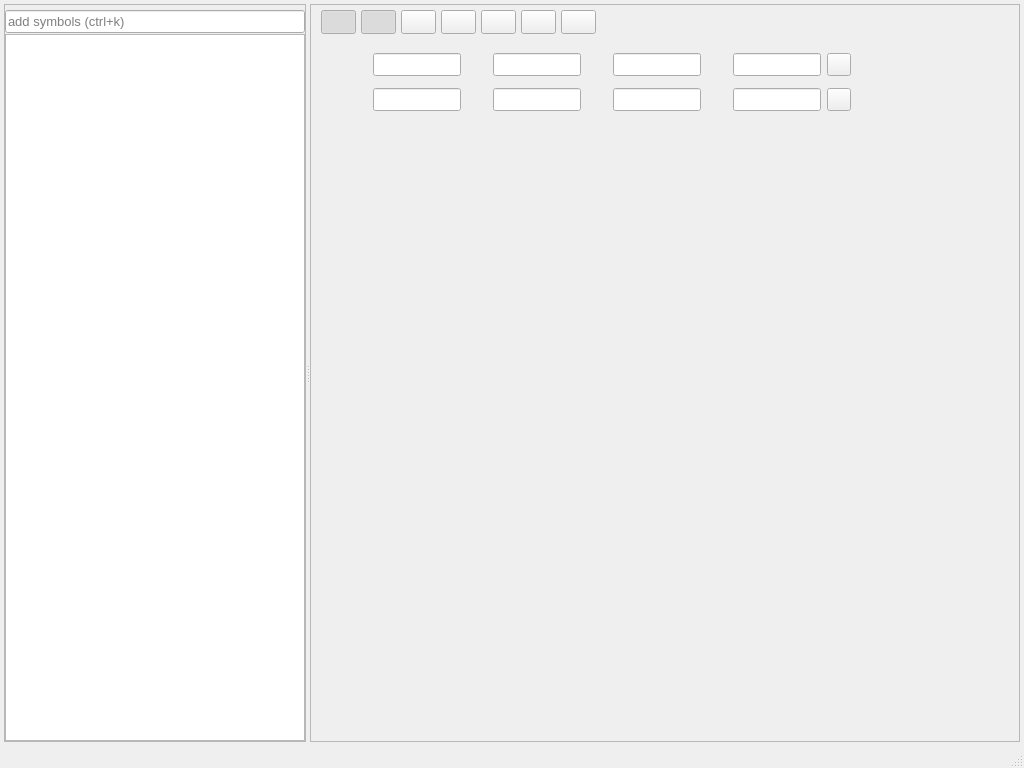
<?xml version="1.0" encoding="UTF-8"?>
<ui version="4.0">
 <class>MainWindowUi</class>
 <widget class="QMainWindow" name="MainWindowUi">
  <property name="geometry">
   <rect>
    <x>0</x>
    <y>0</y>
    <width>1024</width>
    <height>768</height>
   </rect>
  </property>
  <property name="font">
   <font>
    <pointsize>10</pointsize>
   </font>
  </property>
  <property name="windowTitle">
   <string>GDB ImageWatch</string>
  </property>
  <property name="styleSheet">
   <string notr="true">QFrame#frame { border: 0; }
QFrame#frame_2 { margin-top: 5px; border: 0; }
QStatusBar::item { border: 0; };</string>
  </property>
  <widget class="QWidget" name="centralwidget">
   <layout class="QHBoxLayout" name="horizontalLayout">
    <property name="leftMargin">
     <number>4</number>
    </property>
    <property name="topMargin">
     <number>4</number>
    </property>
    <property name="rightMargin">
     <number>4</number>
    </property>
    <property name="bottomMargin">
     <number>4</number>
    </property>
    <item>
     <widget class="QSplitter" name="splitter">
      <property name="enabled">
       <bool>true</bool>
      </property>
      <property name="orientation">
       <enum>Qt::Horizontal</enum>
      </property>
      <widget class="QFrame" name="frame">
       <property name="frameShape">
        <enum>QFrame::StyledPanel</enum>
       </property>
       <property name="frameShadow">
        <enum>QFrame::Raised</enum>
       </property>
       <property name="lineWidth">
        <number>0</number>
       </property>
       <layout class="QHBoxLayout" name="horizontalLayout_2">
        <property name="spacing">
         <number>6</number>
        </property>
        <property name="leftMargin">
         <number>0</number>
        </property>
        <property name="topMargin">
         <number>5</number>
        </property>
        <property name="rightMargin">
         <number>0</number>
        </property>
        <property name="bottomMargin">
         <number>0</number>
        </property>
        <item>
         <layout class="QVBoxLayout" name="verticalLayout_3" stretch="0,0">
          <property name="spacing">
           <number>1</number>
          </property>
          <item>
           <widget class="SymbolSearchInput" name="symbolList">
            <property name="minimumSize">
             <size>
              <width>300</width>
              <height>0</height>
             </size>
            </property>
            <property name="maximumSize">
             <size>
              <width>16777215</width>
              <height>16777215</height>
             </size>
            </property>
            <property name="font">
             <font>
              <pointsize>10</pointsize>
             </font>
            </property>
            <property name="statusTip">
             <string/>
            </property>
            <property name="accessibleDescription">
             <string/>
            </property>
            <property name="placeholderText">
             <string>add symbols (ctrl+k)</string>
            </property>
           </widget>
          </item>
          <item>
           <widget class="QListWidget" name="imageList">
            <property name="enabled">
             <bool>true</bool>
            </property>
            <property name="sizePolicy">
             <sizepolicy hsizetype="Expanding" vsizetype="Expanding">
              <horstretch>0</horstretch>
              <verstretch>0</verstretch>
             </sizepolicy>
            </property>
            <property name="minimumSize">
             <size>
              <width>300</width>
              <height>0</height>
             </size>
            </property>
            <property name="maximumSize">
             <size>
              <width>16777215</width>
              <height>16777215</height>
             </size>
            </property>
            <property name="font">
             <font>
              <pointsize>10</pointsize>
             </font>
            </property>
            <property name="horizontalScrollBarPolicy">
             <enum>Qt::ScrollBarAsNeeded</enum>
            </property>
            <property name="sizeAdjustPolicy">
             <enum>QAbstractScrollArea::AdjustIgnored</enum>
            </property>
            <property name="dragDropMode">
             <enum>QAbstractItemView::InternalMove</enum>
            </property>
            <property name="iconSize">
             <size>
              <width>100</width>
              <height>100</height>
             </size>
            </property>
            <property name="resizeMode">
             <enum>QListView::Adjust</enum>
            </property>
            <property name="spacing">
             <number>4</number>
            </property>
            <property name="viewMode">
             <enum>QListView::ListMode</enum>
            </property>
           </widget>
          </item>
         </layout>
        </item>
       </layout>
      </widget>
      <widget class="QFrame" name="frame_2">
       <property name="sizePolicy">
        <sizepolicy hsizetype="Preferred" vsizetype="Preferred">
         <horstretch>1</horstretch>
         <verstretch>0</verstretch>
        </sizepolicy>
       </property>
       <property name="frameShape">
        <enum>QFrame::StyledPanel</enum>
       </property>
       <property name="frameShadow">
        <enum>QFrame::Raised</enum>
       </property>
       <property name="lineWidth">
        <number>0</number>
       </property>
       <layout class="QHBoxLayout" name="horizontalLayout_3">
        <property name="leftMargin">
         <number>0</number>
        </property>
        <property name="topMargin">
         <number>5</number>
        </property>
        <property name="rightMargin">
         <number>0</number>
        </property>
        <property name="bottomMargin">
         <number>0</number>
        </property>
        <item>
         <layout class="QVBoxLayout" name="rightPanelLayout">
          <item>
           <widget class="QWidget" name="toolbar" native="true">
            <property name="minimumSize">
             <size>
              <width>0</width>
              <height>25</height>
             </size>
            </property>
            <property name="maximumSize">
             <size>
              <width>16777215</width>
              <height>25</height>
             </size>
            </property>
            <widget class="QToolButton" name="acToggle">
             <property name="geometry">
              <rect>
               <x>50</x>
               <y>0</y>
               <width>35</width>
               <height>24</height>
              </rect>
             </property>
             <property name="toolTip">
              <string>Toggle Auto Contrast</string>
             </property>
             <property name="checkable">
              <bool>true</bool>
             </property>
             <property name="checked">
              <bool>true</bool>
             </property>
            </widget>
            <widget class="QToolButton" name="acEdit">
             <property name="geometry">
              <rect>
               <x>10</x>
               <y>0</y>
               <width>35</width>
               <height>24</height>
              </rect>
             </property>
             <property name="sizePolicy">
              <sizepolicy hsizetype="Fixed" vsizetype="Fixed">
               <horstretch>0</horstretch>
               <verstretch>0</verstretch>
              </sizepolicy>
             </property>
             <property name="toolTip">
              <string>Toggle min and max intensity editor</string>
             </property>
             <property name="checkable">
              <bool>true</bool>
             </property>
             <property name="checked">
              <bool>true</bool>
             </property>
            </widget>
            <widget class="QToolButton" name="reposition_buffer">
             <property name="geometry">
              <rect>
               <x>90</x>
               <y>0</y>
               <width>35</width>
               <height>24</height>
              </rect>
             </property>
             <property name="toolTip">
              <string extracomment="Reposition buffer on center">Reposition buffer to fit window</string>
             </property>
            </widget>
            <widget class="QToolButton" name="linkViewsToggle">
             <property name="geometry">
              <rect>
               <x>130</x>
               <y>0</y>
               <width>35</width>
               <height>24</height>
              </rect>
             </property>
             <property name="toolTip">
              <string>Move all buffers simultaneously</string>
             </property>
             <property name="checkable">
              <bool>true</bool>
             </property>
            </widget>
            <widget class="QToolButton" name="rotate_90_cw">
             <property name="geometry">
              <rect>
               <x>210</x>
               <y>0</y>
               <width>35</width>
               <height>24</height>
              </rect>
             </property>
             <property name="toolTip">
              <string>Rotate 90° clockwise</string>
             </property>
            </widget>
            <widget class="QToolButton" name="rotate_90_ccw">
             <property name="geometry">
              <rect>
               <x>170</x>
               <y>0</y>
               <width>35</width>
               <height>24</height>
              </rect>
             </property>
             <property name="toolTip">
              <string>Rotate 90° counterclockwise</string>
             </property>
            </widget>
            <widget class="QToolButton" name="go_to_pixel">
             <property name="geometry">
              <rect>
               <x>250</x>
               <y>0</y>
               <width>35</width>
               <height>24</height>
              </rect>
             </property>
             <property name="toolTip">
              <string>Go to pixel position</string>
             </property>
             <property name="text">
              <string/>
             </property>
             <property name="checkable">
              <bool>false</bool>
             </property>
            </widget>
           </widget>
          </item>
          <item>
           <widget class="QWidget" name="minMaxEditor" native="true">
            <property name="enabled">
             <bool>true</bool>
            </property>
            <property name="minimumSize">
             <size>
              <width>0</width>
              <height>85</height>
             </size>
            </property>
            <property name="maximumSize">
             <size>
              <width>16777215</width>
              <height>85</height>
             </size>
            </property>
            <widget class="QWidget" name="layoutWidget">
             <property name="geometry">
              <rect>
               <x>0</x>
               <y>0</y>
               <width>540</width>
               <height>84</height>
              </rect>
             </property>
             <layout class="QGridLayout" name="gridLayout">
              <property name="leftMargin">
               <number>10</number>
              </property>
              <property name="verticalSpacing">
               <number>0</number>
              </property>
              <item row="0" column="1">
               <widget class="QLabel" name="label_red_min">
                <property name="minimumSize">
                 <size>
                  <width>20</width>
                  <height>0</height>
                 </size>
                </property>
                <property name="font">
                 <font>
                  <pointsize>10</pointsize>
                 </font>
                </property>
                <property name="toolTip">
                 <string>Minimum value for red (first) channel. Smaller values will be clamped at this level when auto contrast is enabled.</string>
                </property>
               </widget>
              </item>
              <item row="0" column="0" alignment="Qt::AlignHCenter|Qt::AlignBottom">
               <widget class="QLabel" name="label_min">
                <property name="minimumSize">
                 <size>
                  <width>20</width>
                  <height>20</height>
                 </size>
                </property>
                <property name="maximumSize">
                 <size>
                  <width>16777215</width>
                  <height>38</height>
                 </size>
                </property>
                <property name="font">
                 <font>
                  <pointsize>10</pointsize>
                 </font>
                </property>
               </widget>
              </item>
              <item row="0" column="2">
               <widget class="QLineEdit" name="ac_red_min">
                <property name="font">
                 <font>
                  <pointsize>10</pointsize>
                 </font>
                </property>
               </widget>
              </item>
              <item row="0" column="3">
               <widget class="QLabel" name="label_green_min">
                <property name="minimumSize">
                 <size>
                  <width>20</width>
                  <height>0</height>
                 </size>
                </property>
                <property name="font">
                 <font>
                  <pointsize>10</pointsize>
                 </font>
                </property>
                <property name="toolTip">
                 <string>Minimum value for green (second) channel. Smaller values will be clamped at this level when auto contrast is enabled.</string>
                </property>
               </widget>
              </item>
              <item row="0" column="4">
               <widget class="QLineEdit" name="ac_green_min">
                <property name="font">
                 <font>
                  <pointsize>10</pointsize>
                 </font>
                </property>
               </widget>
              </item>
              <item row="0" column="5">
               <widget class="QLabel" name="label_blue_min">
                <property name="minimumSize">
                 <size>
                  <width>20</width>
                  <height>0</height>
                 </size>
                </property>
                <property name="font">
                 <font>
                  <pointsize>10</pointsize>
                 </font>
                </property>
                <property name="toolTip">
                 <string>Minimum value for blue (third) channel. Smaller values will be clamped at this level when auto contrast is enabled.</string>
                </property>
               </widget>
              </item>
              <item row="0" column="6">
               <widget class="QLineEdit" name="ac_blue_min">
                <property name="font">
                 <font>
                  <pointsize>10</pointsize>
                 </font>
                </property>
               </widget>
              </item>
              <item row="1" column="0" alignment="Qt::AlignHCenter|Qt::AlignTop">
               <widget class="QLabel" name="label_max">
                <property name="minimumSize">
                 <size>
                  <width>20</width>
                  <height>20</height>
                 </size>
                </property>
                <property name="maximumSize">
                 <size>
                  <width>16777215</width>
                  <height>38</height>
                 </size>
                </property>
                <property name="font">
                 <font>
                  <pointsize>10</pointsize>
                 </font>
                </property>
               </widget>
              </item>
              <item row="1" column="1">
               <widget class="QLabel" name="label_red_max">
                <property name="minimumSize">
                 <size>
                  <width>20</width>
                  <height>0</height>
                 </size>
                </property>
                <property name="font">
                 <font>
                  <pointsize>10</pointsize>
                 </font>
                </property>
                <property name="toolTip">
                 <string>Maximum value for red (first) channel. Larger values will be clamped at this level when auto contrast is enabled.</string>
                </property>
               </widget>
              </item>
              <item row="1" column="2">
               <widget class="QLineEdit" name="ac_red_max">
                <property name="font">
                 <font>
                  <pointsize>10</pointsize>
                 </font>
                </property>
               </widget>
              </item>
              <item row="1" column="3">
               <widget class="QLabel" name="label_green_max">
                <property name="minimumSize">
                 <size>
                  <width>20</width>
                  <height>0</height>
                 </size>
                </property>
                <property name="font">
                 <font>
                  <pointsize>10</pointsize>
                 </font>
                </property>
                <property name="toolTip">
                 <string>Maximum value for green (second) channel. Larger values will be clamped at this level when auto contrast is enabled.</string>
                </property>
               </widget>
              </item>
              <item row="1" column="6">
               <widget class="QLineEdit" name="ac_blue_max">
                <property name="font">
                 <font>
                  <pointsize>10</pointsize>
                 </font>
                </property>
               </widget>
              </item>
              <item row="1" column="4">
               <widget class="QLineEdit" name="ac_green_max">
                <property name="font">
                 <font>
                  <pointsize>10</pointsize>
                 </font>
                </property>
               </widget>
              </item>
              <item row="1" column="9">
               <widget class="QToolButton" name="ac_reset_max">
                <property name="font">
                 <font>
                  <pointsize>10</pointsize>
                 </font>
                </property>
                <property name="toolTip">
                 <string>Reset maximum auto contrast levels to the largest values found in the buffer.</string>
                </property>
               </widget>
              </item>
              <item row="1" column="5">
               <widget class="QLabel" name="label_blue_max">
                <property name="minimumSize">
                 <size>
                  <width>20</width>
                  <height>0</height>
                 </size>
                </property>
                <property name="font">
                 <font>
                  <pointsize>10</pointsize>
                 </font>
                </property>
                <property name="toolTip">
                 <string>Maximum value for blue (third) channel. Larger values will be clamped at this level when auto contrast is enabled.</string>
                </property>
               </widget>
              </item>
              <item row="0" column="9">
               <widget class="QToolButton" name="ac_reset_min">
                <property name="font">
                 <font>
                  <pointsize>10</pointsize>
                 </font>
                </property>
                <property name="toolTip">
                 <string>Reset minimum auto contrast levels to the lowest values found in the buffer.</string>
                </property>
               </widget>
              </item>
              <item row="1" column="7">
               <widget class="QLabel" name="label_alpha_max">
                <property name="minimumSize">
                 <size>
                  <width>20</width>
                  <height>0</height>
                 </size>
                </property>
                <property name="font">
                 <font>
                  <pointsize>10</pointsize>
                 </font>
                </property>
                <property name="toolTip">
                 <string>Maximum value for alpha (fourth) channel. Larger values will be clamped at this level when auto contrast is enabled.</string>
                </property>
               </widget>
              </item>
              <item row="0" column="7">
               <widget class="QLabel" name="label_alpha_min">
                <property name="minimumSize">
                 <size>
                  <width>20</width>
                  <height>0</height>
                 </size>
                </property>
                <property name="font">
                 <font>
                  <pointsize>10</pointsize>
                 </font>
                </property>
                <property name="toolTip">
                 <string>Minimum value for alpha (fourth) channel. Smaller values will be clamped at this level when auto contrast is enabled.</string>
                </property>
               </widget>
              </item>
              <item row="0" column="8">
               <widget class="QLineEdit" name="ac_alpha_min">
                <property name="font">
                 <font>
                  <pointsize>10</pointsize>
                 </font>
                </property>
               </widget>
              </item>
              <item row="1" column="8">
               <widget class="QLineEdit" name="ac_alpha_max">
                <property name="font">
                 <font>
                  <pointsize>10</pointsize>
                 </font>
                </property>
               </widget>
              </item>
             </layout>
            </widget>
           </widget>
          </item>
          <item>
           <widget class="GLCanvas" name="bufferPreview" native="true">
            <property name="mouseTracking">
             <bool>true</bool>
            </property>
           </widget>
          </item>
         </layout>
        </item>
       </layout>
      </widget>
     </widget>
    </item>
   </layout>
  </widget>
  <widget class="QMenuBar" name="menubar">
   <property name="geometry">
    <rect>
     <x>0</x>
     <y>0</y>
     <width>1024</width>
     <height>22</height>
    </rect>
   </property>
   <property name="font">
    <font>
     <pointsize>10</pointsize>
    </font>
   </property>
  </widget>
  <widget class="QStatusBar" name="statusbar">
   <property name="font">
    <font>
     <pointsize>10</pointsize>
    </font>
   </property>
  </widget>
 </widget>
 <customwidgets>
  <customwidget>
   <class>GLCanvas</class>
   <extends>QWidget</extends>
   <header location="global">ui/gl_canvas.h</header>
   <container>1</container>
  </customwidget>
  <customwidget>
   <class>SymbolSearchInput</class>
   <extends>QLineEdit</extends>
   <header>ui/symbol_search_input.h</header>
  </customwidget>
 </customwidgets>
 <resources/>
 <connections>
  <connection>
   <sender>acEdit</sender>
   <signal>toggled(bool)</signal>
   <receiver>minMaxEditor</receiver>
   <slot>setVisible(bool)</slot>
   <hints>
    <hint type="sourcelabel">
     <x>278</x>
     <y>68</y>
    </hint>
    <hint type="destinationlabel">
     <x>507</x>
     <y>135</y>
    </hint>
   </hints>
  </connection>
 </connections>
 <slots>
  <slot>slot1()</slot>
 </slots>
</ui>
